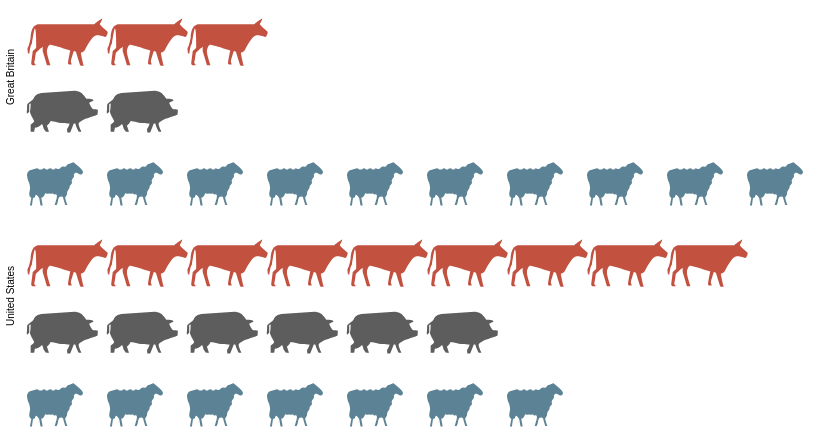

Express this chart as Vega-Lite.
### Vega specification from a JSON file in a GitHub repository (floating-point values rounded to 4 significant figures)
{"$schema": "https://vega.github.io/schema/vega/v5.json", "background": "white", "padding": 5, "data": [{"name": "source_0", "values": [{"country": "Great Britain", "animal": "cattle", "col": 3}, {"country": "Great Britain", "animal": "cattle", "col": 2}, {"country": "Great Britain", "animal": "cattle", "col": 1}, {"country": "Great Britain", "animal": "pigs", "col": 2}, {"country": "Great Britain", "animal": "pigs", "col": 1}, {"country": "Great Britain", "animal": "sheep", "col": 10}, {"country": "Great Britain", "animal": "sheep", "col": 9}, {"country": "Great Britain", "animal": "sheep", "col": 8}, {"country": "Great Britain", "animal": "sheep", "col": 7}, {"country": "Great Britain", "animal": "sheep", "col": 6}, {"country": "Great Britain", "animal": "sheep", "col": 5}, {"country": "Great Britain", "animal": "sheep", "col": 4}, {"country": "Great Britain", "animal": "sheep", "col": 3}, {"country": "Great Britain", "animal": "sheep", "col": 2}, {"country": "Great Britain", "animal": "sheep", "col": 1}, {"country": "United States", "animal": "cattle", "col": 9}, {"country": "United States", "animal": "cattle", "col": 8}, {"country": "United States", "animal": "cattle", "col": 7}, {"country": "United States", "animal": "cattle", "col": 6}, {"country": "United States", "animal": "cattle", "col": 5}, {"country": "United States", "animal": "cattle", "col": 4}, {"country": "United States", "animal": "cattle", "col": 3}, {"country": "United States", "animal": "cattle", "col": 2}, {"country": "United States", "animal": "cattle", "col": 1}, {"country": "United States", "animal": "pigs", "col": 6}, {"country": "United States", "animal": "pigs", "col": 5}, {"country": "United States", "animal": "pigs", "col": 4}, {"country": "United States", "animal": "pigs", "col": 3}, {"country": "United States", "animal": "pigs", "col": 2}, {"country": "United States", "animal": "pigs", "col": 1}, {"country": "United States", "animal": "sheep", "col": 7}, {"country": "United States", "animal": "sheep", "col": 6}, {"country": "United States", "animal": "sheep", "col": 5}, {"country": "United States", "animal": "sheep", "col": 4}, {"country": "United States", "animal": "sheep", "col": 3}, {"country": "United States", "animal": "sheep", "col": 2}, {"country": "United States", "animal": "sheep", "col": 1}]}, {"name": "row_domain", "source": "source_0", "transform": [{"type": "aggregate", "groupby": ["country"]}]}], "signals": [{"name": "child_width", "value": 800}, {"name": "child_height", "value": 200}], "layout": {"padding": 20, "columns": 1, "bounds": "full", "align": "all"}, "marks": [{"name": "row_header", "type": "group", "role": "row-header", "from": {"data": "row_domain"}, "sort": {"field": "datum[\"country\"]", "order": "ascending"}, "title": {"text": {"signal": "''+parent[\"country\"]"}, "orient": "left", "style": "guide-label", "frame": "group", "align": "left", "offset": 10}, "encode": {"update": {"height": {"signal": "child_height"}}}}, {"name": "cell", "type": "group", "style": "cell", "from": {"facet": {"name": "facet", "data": "source_0", "groupby": ["country"]}}, "sort": {"field": ["datum[\"country\"]"], "order": ["ascending"]}, "encode": {"update": {"width": {"signal": "child_width"}, "height": {"signal": "child_height"}}}, "marks": [{"name": "child_marks", "type": "symbol", "style": ["point"], "from": {"data": "facet"}, "encode": {"update": {"opacity": {"value": 1}, "fill": {"scale": "color", "field": "animal"}, "x": {"scale": "x", "field": "col"}, "y": {"scale": "y", "field": "animal"}, "size": {"value": 200}, "shape": {"scale": "shape", "field": "animal"}}}}]}], "scales": [{"name": "x", "type": "point", "domain": {"data": "source_0", "field": "col", "sort": true}, "range": [0, {"signal": "child_width"}], "padding": 0.5}, {"name": "y", "type": "point", "domain": {"data": "source_0", "field": "animal", "sort": true}, "range": [0, {"signal": "child_height"}], "padding": 0.5}, {"name": "color", "type": "ordinal", "domain": ["person", "cattle", "pigs", "sheep"], "range": ["rgb(162,160,152)", "rgb(194,81,64)", "rgb(93,93,93)", "rgb(91,131,149)"]}, {"name": "shape", "type": "ordinal", "domain": ["person", "cattle", "pigs", "sheep"], "range": ["M1.7 -1.7h-0.8c0.3 -0.2 0.6 -0.5 0.6 -0.9c0 -0.6 -0.4 -1 -1 -1c-0.6 0 -1 0.4 -1 1c0 0.4 0.2 0.7 0.6 0.9h-0.8c-0.4 0 -0.7 0.3 -0.7 0.6v1.9c0 0.3 0.3 0.6 0.6 0.6h0.2c0 0 0 0.1 0 0.1v1.9c0 0.3 0.2 0.6 0.3 0.6h1.3c0.2 0 0.3 -0.3 0.3 -0.6v-1.8c0 0 0 -0.1 0 -0.1h0.2c0.3 0 0.6 -0.3 0.6 -0.6v-2c0.2 -0.3 -0.1 -0.6 -0.4 -0.6z", "M4 -2c0 0 0.9 -0.7 1.1 -0.8c0.1 -0.1 -0.1 0.5 -0.3 0.7c-0.2 0.2 1.1 1.1 1.1 1.2c0 0.2 -0.2 0.8 -0.4 0.7c-0.1 0 -0.8 -0.3 -1.3 -0.2c-0.5 0.1 -1.3 1.6 -1.5 2c-0.3 0.4 -0.6 0.4 -0.6 0.4c0 0.1 0.3 1.7 0.4 1.8c0.1 0.1 -0.4 0.1 -0.5 0c0 0 -0.6 -1.9 -0.6 -1.9c-0.1 0 -0.3 -0.1 -0.3 -0.1c0 0.1 -0.5 1.4 -0.4 1.6c0.1 0.2 0.1 0.3 0.1 0.3c0 0 -0.4 0 -0.4 0c0 0 -0.2 -0.1 -0.1 -0.3c0 -0.2 0.3 -1.7 0.3 -1.7c0 0 -2.8 -0.9 -2.9 -0.8c-0.2 0.1 -0.4 0.6 -0.4 1c0 0.4 0.5 1.9 0.5 1.9l-0.5 0l-0.6 -2l0 -0.6c0 0 -1 0.8 -1 1c0 0.2 -0.2 1.3 -0.2 1.3c0 0 0.3 0.3 0.2 0.3c0 0 -0.5 0 -0.5 0c0 0 -0.2 -0.2 -0.1 -0.4c0 -0.1 0.2 -1.6 0.2 -1.6c0 0 0.5 -0.4 0.5 -0.5c0 -0.1 0 -2.7 -0.2 -2.7c-0.1 0 -0.4 2 -0.4 2c0 0 0 0.2 -0.2 0.5c-0.1 0.4 -0.2 1.1 -0.2 1.1c0 0 -0.2 -0.1 -0.2 -0.2c0 -0.1 -0.1 -0.7 0 -0.7c0.1 -0.1 0.3 -0.8 0.4 -1.4c0 -0.6 0.2 -1.3 0.4 -1.5c0.1 -0.2 0.6 -0.4 0.6 -0.4z", "M1.2 -2c0 0 0.7 0 1.2 0.5c0.5 0.5 0.4 0.6 0.5 0.6c0.1 0 0.7 0 0.8 0.1c0.1 0 0.2 0.2 0.2 0.2c0 0 -0.6 0.2 -0.6 0.3c0 0.1 0.4 0.9 0.6 0.9c0.1 0 0.6 0 0.6 0.1c0 0.1 0 0.7 -0.1 0.7c-0.1 0 -1.2 0.4 -1.5 0.5c-0.3 0.1 -1.1 0.5 -1.1 0.7c-0.1 0.2 0.4 1.2 0.4 1.2l-0.4 0c0 0 -0.4 -0.8 -0.4 -0.9c0 -0.1 -0.1 -0.3 -0.1 -0.3l-0.2 0l-0.5 1.3l-0.4 0c0 0 -0.1 -0.4 0 -0.6c0.1 -0.1 0.3 -0.6 0.3 -0.7c0 0 -0.8 0 -1.5 -0.1c-0.7 -0.1 -1.2 -0.3 -1.2 -0.2c0 0.1 -0.4 0.6 -0.5 0.6c0 0 0.3 0.9 0.3 0.9l-0.4 0c0 0 -0.4 -0.5 -0.4 -0.6c0 -0.1 -0.2 -0.6 -0.2 -0.5c0 0 -0.4 0.4 -0.6 0.4c-0.2 0.1 -0.4 0.1 -0.4 0.1c0 0 -0.1 0.6 -0.1 0.6l-0.5 0l0 -1c0 0 0.5 -0.4 0.5 -0.5c0 -0.1 -0.7 -1.2 -0.6 -1.4c0.1 -0.1 0.1 -1.1 0.1 -1.1c0 0 -0.2 0.1 -0.2 0.1c0 0 0 0.9 0 1c0 0.1 -0.2 0.3 -0.3 0.3c-0.1 0 0 -0.5 0 -0.9c0 -0.4 0 -0.4 0.2 -0.6c0.2 -0.2 0.6 -0.3 0.8 -0.8c0.3 -0.5 1 -0.6 1 -0.6z", "M-4.1 -0.5c0.2 0 0.2 0.2 0.5 0.2c0.3 0 0.3 -0.2 0.5 -0.2c0.2 0 0.2 0.2 0.4 0.2c0.2 0 0.2 -0.2 0.5 -0.2c0.2 0 0.2 0.2 0.4 0.2c0.2 0 0.2 -0.2 0.4 -0.2c0.1 0 0.2 0.2 0.4 0.1c0.2 0 0.2 -0.2 0.4 -0.3c0.1 0 0.1 -0.1 0.4 0c0.3 0 0.3 -0.4 0.6 -0.4c0.3 0 0.6 -0.3 0.7 -0.2c0.1 0.1 1.4 1 1.3 1.4c-0.1 0.4 -0.3 0.3 -0.4 0.3c-0.1 0 -0.5 -0.4 -0.7 -0.2c-0.3 0.2 -0.1 0.4 -0.2 0.6c-0.1 0.1 -0.2 0.2 -0.3 0.4c0 0.2 0.1 0.3 0 0.5c-0.1 0.2 -0.3 0.2 -0.3 0.5c0 0.3 -0.2 0.3 -0.3 0.6c-0.1 0.2 0 0.3 -0.1 0.5c-0.1 0.2 -0.1 0.2 -0.2 0.3c-0.1 0.1 0.3 1.1 0.3 1.1l-0.3 0c0 0 -0.3 -0.9 -0.3 -1c0 -0.1 -0.1 -0.2 -0.3 -0.2c-0.2 0 -0.3 0.1 -0.4 0.4c0 0.3 -0.2 0.8 -0.2 0.8l-0.3 0l0.3 -1c0 0 0.1 -0.6 -0.2 -0.5c-0.3 0.1 -0.2 -0.1 -0.4 -0.1c-0.2 -0.1 -0.3 0.1 -0.4 0c-0.2 -0.1 -0.3 0.1 -0.5 0c-0.2 -0.1 -0.1 0 -0.3 0.3c-0.2 0.3 -0.4 0.3 -0.4 0.3l0.2 1.1l-0.3 0l-0.2 -1.1c0 0 -0.4 -0.6 -0.5 -0.4c-0.1 0.3 -0.1 0.4 -0.3 0.4c-0.1 -0.1 -0.2 1.1 -0.2 1.1l-0.3 0l0.2 -1.1c0 0 -0.3 -0.1 -0.3 -0.5c0 -0.3 0.1 -0.5 0.1 -0.7c0.1 -0.2 -0.1 -1 -0.2 -1.1c-0.1 -0.2 -0.2 -0.8 -0.2 -0.8c0 0 -0.1 -0.5 0.4 -0.8z"]}], "config": {"style": {"cell": {"stroke": ""}}}}
